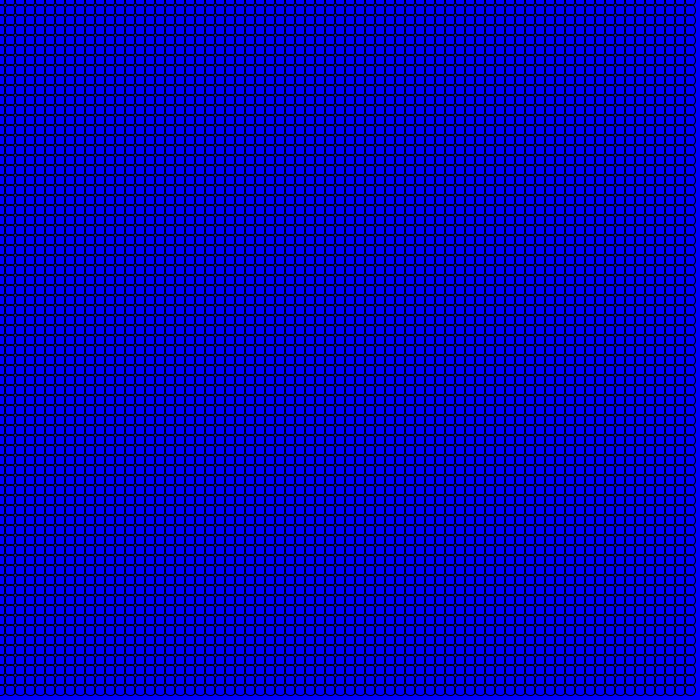
Frame 1 (no input)
Frame 60 (the mouse pressed at the canvas centre just before this capture): identical to frame 1, image omitted
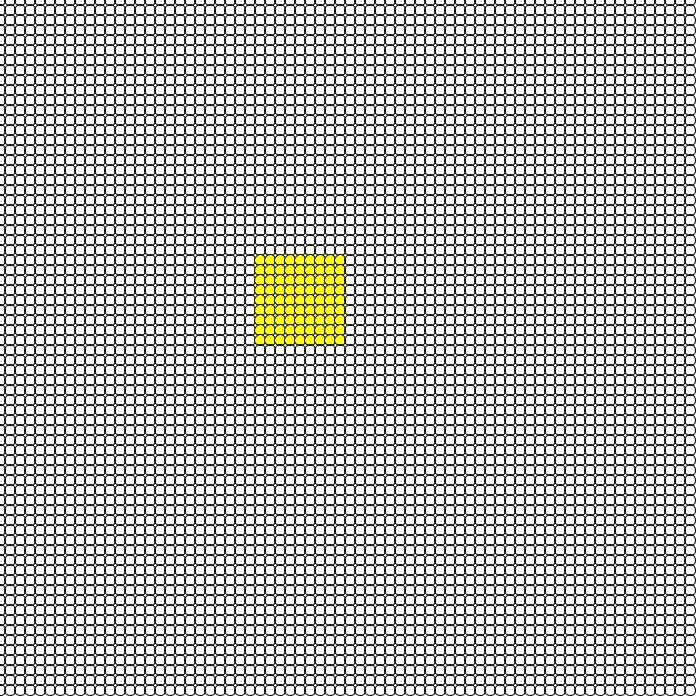
Frame 120 (the mouse held since frame 60 and released just before this capture)

The Processing sketch that drew these frames (run headless with seeded random() and noise(); from frame 60 on, the mouse is pressed at the canvas centre):

// Processing sketch: processing_72307
// ── processing_72307.pde

// The Changing Square and Giant Eye
// Move and Click to activate 
void setup(){
size(700,700);
smooth();
}
void draw(){
  background(mouseY,mouseX,255);
for(int x = 0; x < 700; x +=10){
  for(int y = 0; y < 700; y +=10){
    if(mouseX > x && mouseX< x + 100 && mouseY > y && mouseY <y+100){
      fill(mouseX,mouseY,0);
    }else {
      noFill();
    }
    ellipse(x,y,11,11);
    //Used a bit of code from class as layout to get me started for the stuff above
  }
  }
}

void mousePressed(){
    stroke(0);
    fill(255,mouseY,mouseX);
    triangle(0,700,350,0,700,700);
    noFill();
    fill(mouseX,mouseY,100);
    ellipse(350,350,200,100);
    noFill();
    fill(mouseY,mouseX,0);
    ellipse(350,350,100,90);
    //The EYE!
}

//Had trouble with this HomeWork! 
//couldnt figure out how to do certain things so had to go fairly simple
